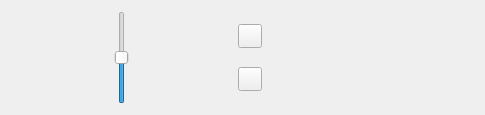
<?xml version="1.0" encoding="UTF-8"?>
<ui version="4.0">
 <class>PlayerWidget</class>
 <widget class="QWidget" name="PlayerWidget">
  <property name="geometry">
   <rect>
    <x>0</x>
    <y>0</y>
    <width>485</width>
    <height>115</height>
   </rect>
  </property>
  <property name="windowTitle">
   <string>Form</string>
  </property>
  <layout class="QHBoxLayout" name="horizontalLayout">
   <item>
    <widget class="QSlider" name="volumeSlider">
     <property name="maximum">
      <number>200</number>
     </property>
     <property name="value">
      <number>100</number>
     </property>
     <property name="orientation">
      <enum>Qt::Vertical</enum>
     </property>
    </widget>
   </item>
   <item>
    <layout class="QVBoxLayout" name="verticalLayout">
     <item>
      <widget class="QPushButton" name="muteButton">
       <property name="maximumSize">
        <size>
         <width>24</width>
         <height>24</height>
        </size>
       </property>
       <property name="text">
        <string/>
       </property>
       <property name="checkable">
        <bool>true</bool>
       </property>
       <property name="checked">
        <bool>false</bool>
       </property>
      </widget>
     </item>
     <item>
      <widget class="QPushButton" name="playPause">
       <property name="maximumSize">
        <size>
         <width>24</width>
         <height>24</height>
        </size>
       </property>
       <property name="text">
        <string/>
       </property>
      </widget>
     </item>
    </layout>
   </item>
   <item>
    <layout class="QVBoxLayout" name="verticalLayout_2">
     <property name="spacing">
      <number>0</number>
     </property>
     <item>
      <widget class="SpectrumWidget" name="spectrum" native="true"/>
     </item>
     <item>
      <layout class="QHBoxLayout" name="streamsHolder">
       <property name="spacing">
        <number>1</number>
       </property>
      </layout>
     </item>
    </layout>
   </item>
  </layout>
 </widget>
 <customwidgets>
  <customwidget>
   <class>SpectrumWidget</class>
   <extends>QWidget</extends>
   <header>spectrumwidget.h</header>
   <container>1</container>
  </customwidget>
 </customwidgets>
 <resources/>
 <connections/>
</ui>
